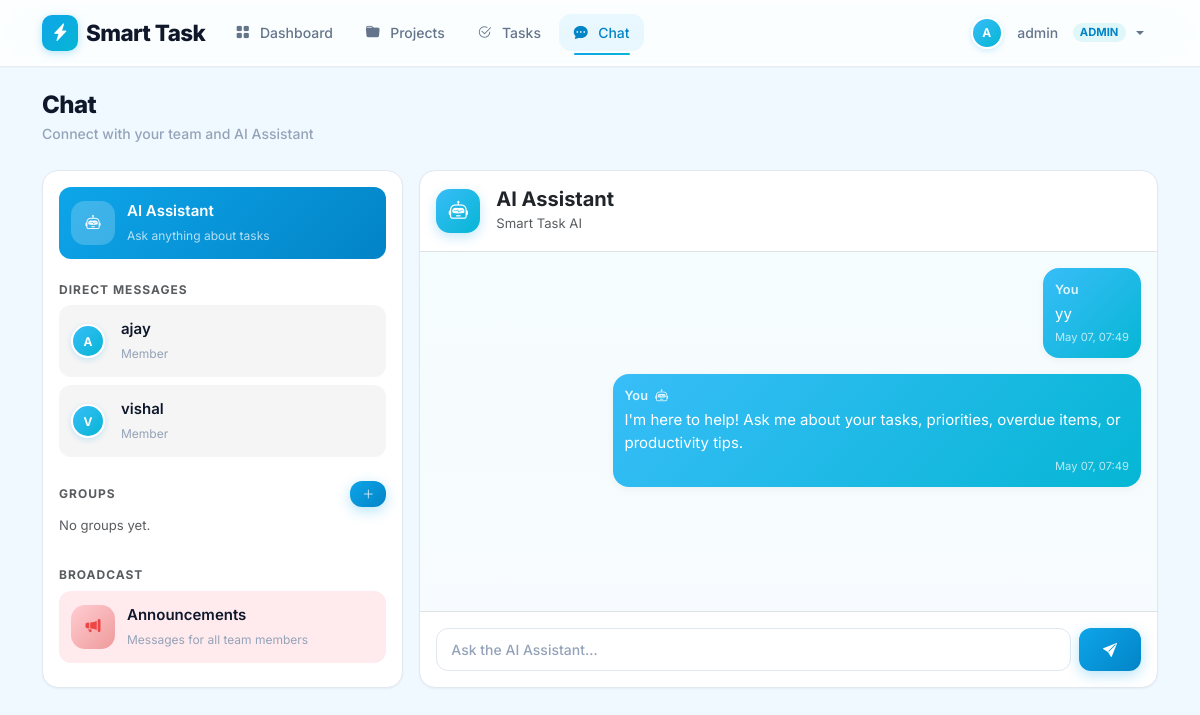
/chat (signed in), run on an earlier commit of the app's database.
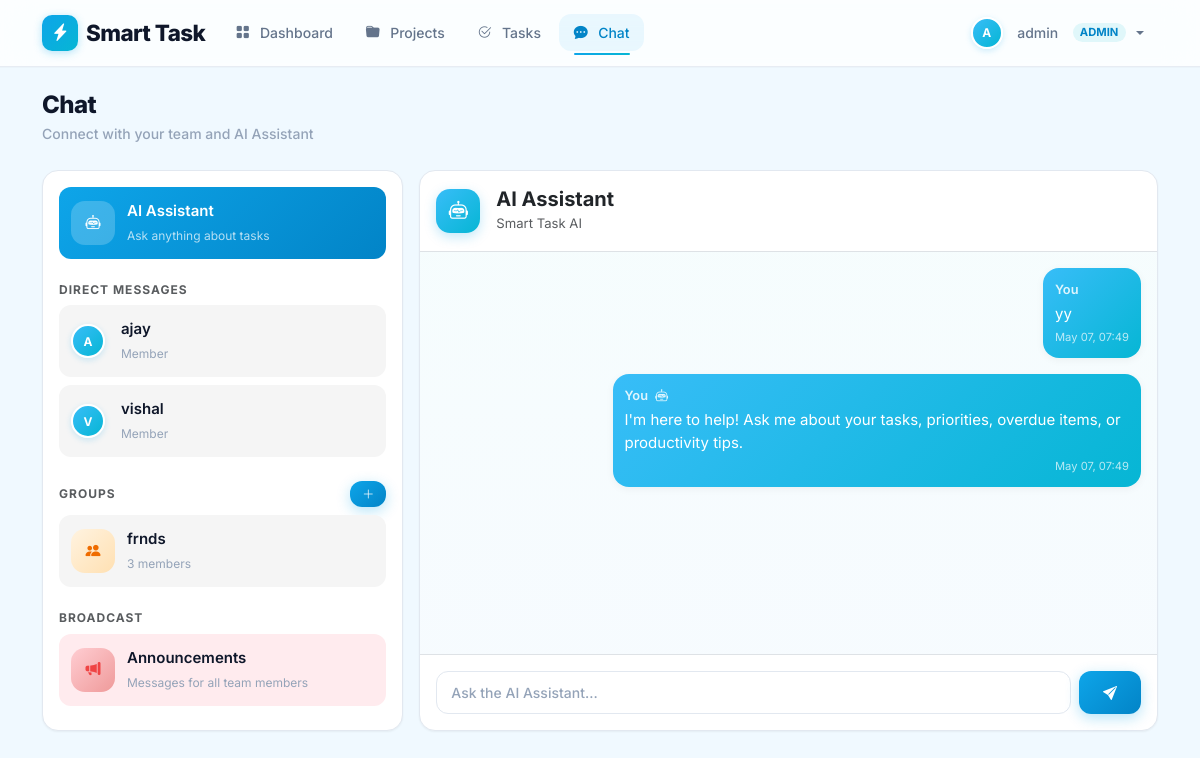
And on a later commit of the database.
### app.py (models this page shows)
class User(db.Model):
    id = db.Column(db.Integer, primary_key=True)
    username = db.Column(db.String(80), unique=True, nullable=False)
    email = db.Column(db.String(120), unique=True, nullable=False)
    password = db.Column(db.String(200), nullable=False)
    role = db.Column(db.String(20), default='member')  # admin or member
    created_at = db.Column(db.DateTime, default=datetime.utcnow)
    owned_projects = db.relationship('Project', backref='owner', lazy=True, foreign_keys='Project.owner_id')
    member_projects = db.relationship('Project', secondary=project_members, backref='members')
    assigned_tasks = db.relationship('Task', backref='assignee', lazy=True, foreign_keys='Task.assigned_to')
    created_tasks = db.relationship('Task', backref='creator', lazy=True, foreign_keys='Task.created_by')

class Message(db.Model):
    id = db.Column(db.Integer, primary_key=True)
    content = db.Column(db.Text, nullable=False)
    sender_id = db.Column(db.Integer, db.ForeignKey('user.id'), nullable=False)
    receiver_id = db.Column(db.Integer, db.ForeignKey('user.id'), nullable=True)  # for DMs
    group_id = db.Column(db.Integer, db.ForeignKey('chat_group.id'), nullable=True)  # for groups
    is_broadcast = db.Column(db.Boolean, default=False)
    created_at = db.Column(db.DateTime, default=datetime.utcnow)
    sender = db.relationship('User', foreign_keys=[sender_id], backref='sent_messages')
    receiver = db.relationship('User', foreign_keys=[receiver_id], backref='received_messages')
    group = db.relationship('ChatGroup', backref='messages')

class ChatGroup(db.Model):
    id = db.Column(db.Integer, primary_key=True)
    name = db.Column(db.String(100), nullable=False)
    created_by = db.Column(db.Integer, db.ForeignKey('user.id'), nullable=False)
    created_at = db.Column(db.DateTime, default=datetime.utcnow)
    members = db.relationship('User', secondary=group_members, backref='chat_groups')
    creator = db.relationship('User', foreign_keys=[created_by])

### app.py (the view, shortened to what this page needs)
@app.route('/chat')
@login_required
def chat():
    user = User.query.get(session['user_id'])
    users = User.query.filter(User.id != user.id).all()
    groups = ChatGroup.query.all()
    chat_type = request.args.get('type', 'ai')  # ai, dm, group, broadcast
    chat_id = request.args.get('id', type=int)
    messages = []
    selected_user = None
    selected_group = None
    ai_mode = False
    if chat_type == 'dm' and chat_id:
        selected_user = User.query.get(chat_id)
        messages = Message.query.filter(
            ((Message.sender_id == user.id) & (Message.receiver_id == chat_id)) |
            ((Message.sender_id == chat_id) & (Message.receiver_id == user.id))
        ).order_by(Message.created_at.asc()).all()
    elif chat_type == 'broadcast':
        messages = Message.query.filter_by(is_broadcast=True).order_by(Message.created_at.asc()).all()
    elif chat_type == 'ai':
        ai_mode = True
        messages = Message.query.filter_by(sender_id=user.id, receiver_id=user.id).order_by(Message.created_at.asc()).all()
    return render_template('chat.html',
                           users=users,
                           groups=groups,
                           user=user,
                           messages=messages,
                           chat_type=chat_type,
                           chat_id=chat_id,
                           selected_user=selected_user,
                           selected_group=selected_group,
                           ai_mode=ai_mode)

### app.py (called while the page is built)
def login_required(f):
    @wraps(f)
    def decorated_function(*args, **kwargs):
        if 'user_id' not in session:
            flash('Please login first.', 'error')
            return redirect(url_for('login'))
        return f(*args, **kwargs)
    return decorated_function

### templates/chat.html (shortened to what the changed rows need)
{% extends "base.html" %}
{% block content %}
<div class="page-header mb-4">
    <h2 class="mb-1">Chat</h2>
</div>
<div class="row g-3">
    <div class="col-lg-4">
        <div class="card p-3 h-100" style="max-height: 75vh; overflow-y: auto;">
            <a href="{{ url_for('chat', type='ai') }}" class="chat-item ai {{ 'active' if chat_type == 'ai' else '' }}">
                <div class="chat-item-icon ai">
                </div>
                <div>
                </div>
            </a>
            <h6 class="fw-bold mt-3 mb-2 text-muted" style="font-size:0.75rem;text-transform:uppercase;letter-spacing:1px;">Direct Messages</h6>
            {% for u in users %}
            <a href="{{ url_for('chat', type='dm', id=u.id) }}" class="chat-item dm {{ 'active' if chat_type == 'dm' and chat_id == u.id else '' }}">
                <div class="avatar-circle me-3">{{ u.username[0]|upper }}</div>
                <div>
                    <div class="chat-item-label">{{ u.username }}</div>
                    <small class="chat-item-sublabel">{{ u.role|capitalize }}</small>
                </div>
            </a>
            {% endfor %}
            <div class="d-flex justify-content-between align-items-center mt-3 mb-2">
                <h6 class="fw-bold text-muted mb-0" style="font-size:0.75rem;text-transform:uppercase;letter-spacing:1px;">Groups</h6>
                {% if user.role == 'admin' %}
                <button class="btn btn-sm btn-primary" style="padding:4px 12px;font-size:0.75rem;" data-bs-toggle="modal" data-bs-target="#createGroupModal">
                </button>
                {% endif %}
            </div>
            {% for g in groups %}
            <a href="{{ url_for('chat', type='group', id=g.id) }}" class="chat-item group {{ 'active' if chat_type == 'group' and chat_id == g.id else '' }}">
                <div class="chat-item-icon group">
                    <i class="bi bi-people-fill"></i>
                </div>
                <div>
                    <div class="chat-item-label">{{ g.name }}</div>
                    <small class="chat-item-sublabel">{{ g.members|length }} members</small>
                </div>
            </a>
            {% else %}
            <p class="text-muted small">No groups yet.</p>
            {% endfor %}
            <h6 class="fw-bold mt-3 mb-2 text-muted" style="font-size:0.75rem;text-transform:uppercase;letter-spacing:1px;">Broadcast</h6>
            <a href="{{ url_for('chat', type='broadcast') }}" class="chat-item broadcast {{ 'active' if chat_type == 'broadcast' else '' }}">
                <div class="chat-item-icon broadcast">
                </div>
                <div>
                </div>
            </a>
        </div>
    </div>
    <div class="col-lg-8">
        <div class="card p-0 h-100" style="max-height: 75vh; display:flex; flex-direction:column;">
            <div class="p-3 flex-grow-1" style="overflow-y: auto; background: linear-gradient(180deg, rgba(224,247,250,0.3), rgba(227,242,253,0.3));">
                {% if messages %}
                    {% for msg in messages %}
                        {% set is_me = msg.sender_id == user.id %}
                        <div class="d-flex mb-3 {{ 'justify-content-end' if is_me else '' }}">
                            <div class="chat-bubble {{ 'me' if is_me else '' }}">
                                <div class="chat-bubble-name">
                                    {{ 'You' if is_me else msg.sender.username }}
                                    {% if msg.content.startswith('[AI Assistant]') %}<i class="bi bi-robot ms-1"></i>{% endif %}
                                </div>
                                <div>{{ msg.content.replace('[AI Assistant] ', '') if msg.content.startswith('[AI Assistant]') else msg.content }}</div>
                                <div class="chat-bubble-time">{{ msg.created_at.strftime('%b %d, %H:%M') }}</div>
                            </div>
                        </div>
                    {% endfor %}
                {% endif %}
            </div>
        </div>
    </div>
</div>
{% endblock %}

What changed in the data, as far as the page shows it:
added ChatGroup: name "frnds", members|length "3"
Also different on the page:
text no longer shown: "No groups yet."
